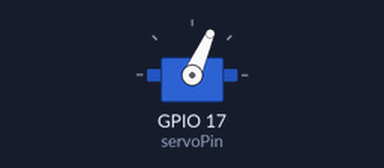
Simulated run of this sketch. Board: ESP32. Parts: servo. Servo pulses on a pin are drawn as a servo (544–2400 µs = 0–180°).

Above: at 0.05 s.
At 3.0 s:
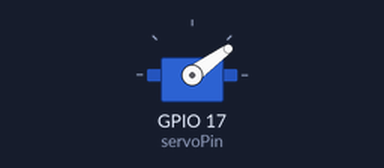
At 6.0 s:
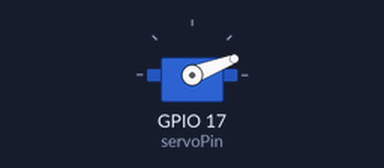
Timing chart, 0 to 7.8 s (numbered marks = the images above):
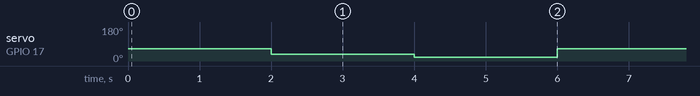

The sketch:

wro_servo_test.ino
```cpp
const int servoPin = 17;


// centre = 40 -> 3000
// left = 0 -> 2500
// right = 80 -> 4000


void setup() {
  // put your setup code here, to run once:
  ledcSetup(1, 50, 16);
  ledcAttachPin(servoPin, 1);
  Serial.begin(115200);
}


void loop() {

  ledcWrite(1, 4000);
  delay(2000);

  ledcWrite(1, 3000);
  delay(2000);

  ledcWrite(1, 2500);
  delay(2000);


  // myservo.write(40);
  // delay(2000);

  // myservo.write(75);
  // delay(2000);
}
```

Measured:
- by itself, servo on GPIO 17 (servoPin): repeats every 6.0 s: 21° 2.0 s, 66° 2.0 s, 36° 2.0 s
